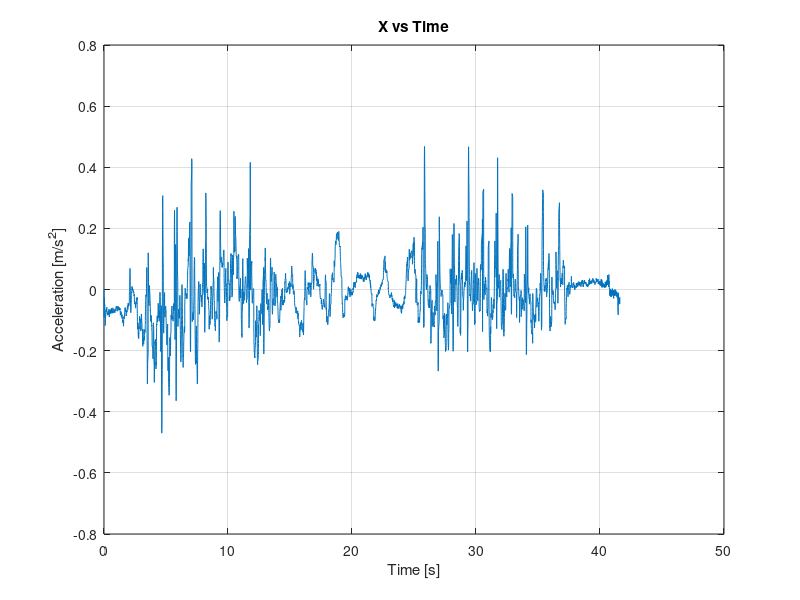
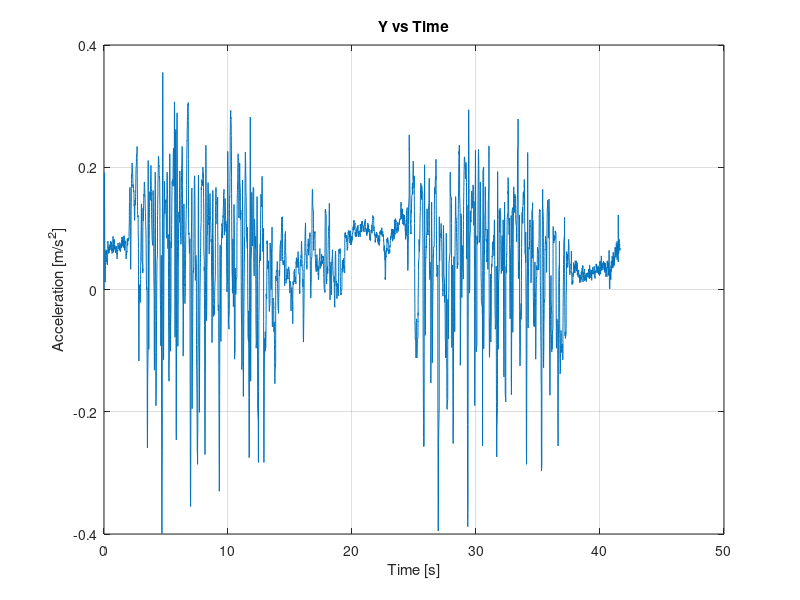

The MATLAB script that drew these images, in order: (Note: this script raises an error after producing the figures.)
% MGA852
% LAB 2
% Compteur de pas

% read csv file and create 
% time, x, y, z matrices
clear all
close all
[num, txt, raw] = xlsread('LAB2_Part1_testdata1_mod.csv');
time_matrix     = num(1:end, 1);
x_matrix        = num(1:end, 2);
y_matrix        = num(1:end, 3);
z_matrix        = num(1:end, 4);
% plot
% X
figure
plot(time_matrix, x_matrix);
title('X vs Time')
xlabel('Time [s]');
ylabel('Acceleration [m/s^2]');
grid on
% Y
figure
plot(time_matrix, y_matrix);
title('Y vs Time')
xlabel('Time [s]');
ylabel('Acceleration [m/s^2]');
grid on
% Z
z_matrix_no_g = z_matrix - nanmean(z_matrix) % substract gravity from acc;
minPeakHeight = nanstd(z_matrix_no_g);
[pks,locs] = findpeaks(z_matrix_no_g,'MINPEAKHEIGHT',minPeakHeight);
numSteps = numel(pks);

figure
plot(time_matrix, z_matrix_no_g);
title("Z acceleration without gravity vs Time, Number of steps = " + numSteps)
xlabel('Time [s]');
ylabel('Acceleration [m/s^2]');
grid on
hold on
plot(time_matrix(locs), pks, 'r', 'Marker', 'v', 'LineStyle', 'none');

% Acceleration Magnitude
acc_mag = sqrt(sum(x_matrix.^2 + y_matrix.^2 + z_matrix_no_g.^2,2));
figure
plot(time_matrix, acc_mag);
title('Total Acceleration vs Time')
xlabel('Time [s]');
ylabel('Acceleration [m/s^2]');
grid on


